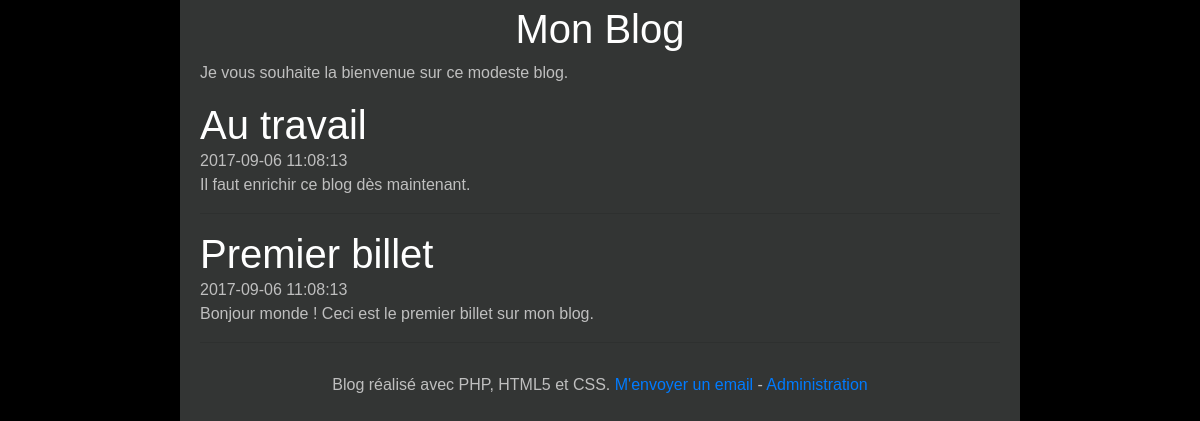
Before: / with the older database file.
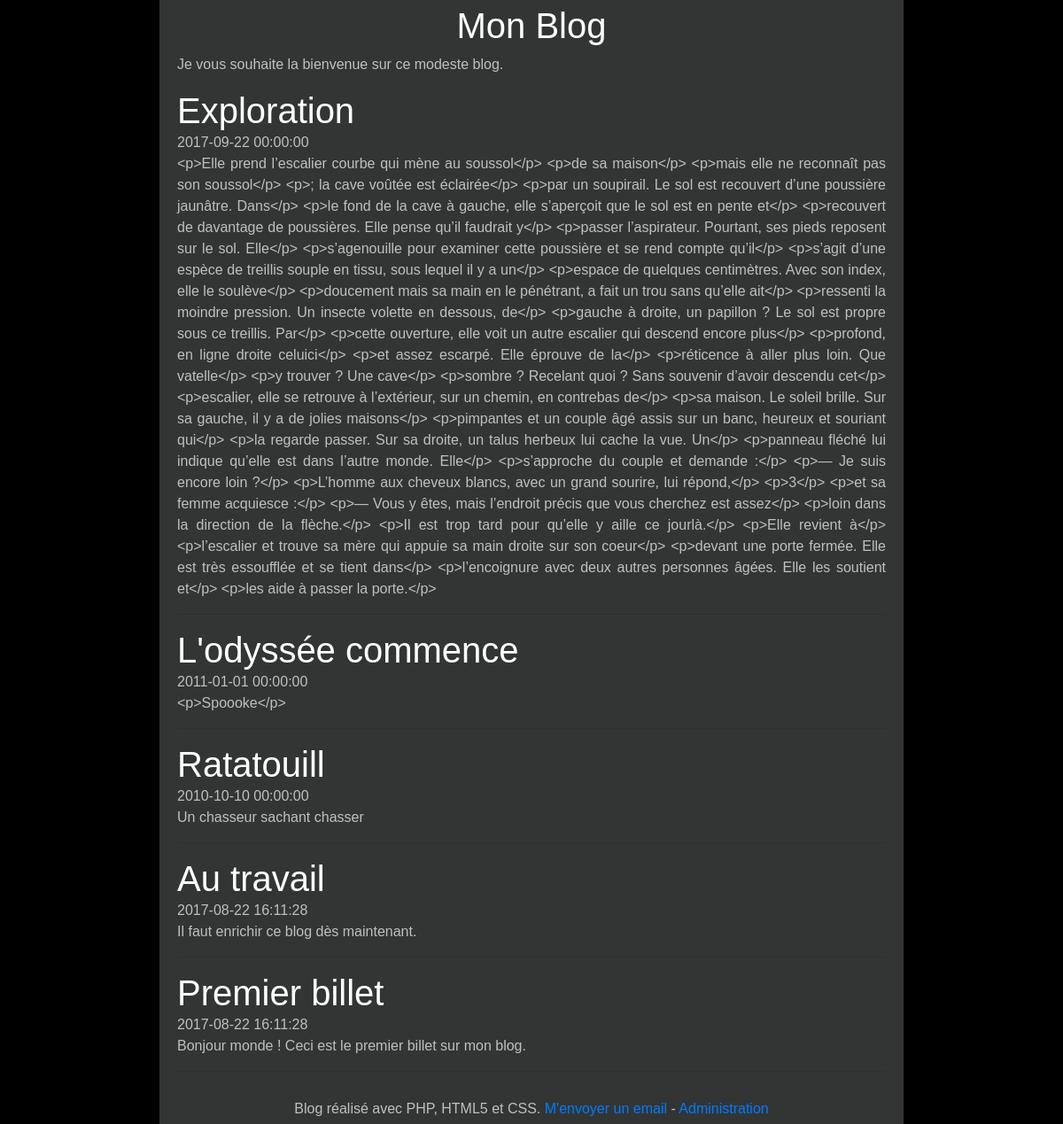
After: the same page with the newer database file.
### tables this page shows
CREATE TABLE `t_billet` (
  `BIL_ID` int(11) NOT NULL,
  `BIL_DATE` datetime NOT NULL,
  `BIL_TITRE` varchar(100) NOT NULL,
  `BIL_CONTENU` text NOT NULL
);

### Controleur/ControleurAccueil.php (called while the page is built, shortened)
<?php
class ControleurAccueil extends Controleur {
    private $billet;
    public function __construct() {
        $this->billet = new Billet();
    }
    public function index() {
        $billets = $this->billet->getBillets();
        $this->genererVue(array('billets' => $billets));
    }
}

### Autoloader.php (called while the page is built, shortened)
<?php
class Autoloader{
    static function autoload($class){
        if (strpos($class, __NAMESPACE__ . '\\') === 0){
            $class = str_replace(__NAMESPACE__ . '\\', '', $class);
            $class = str_replace('\\', '/', $class);
        }
    }
}

### Modele/Billet.php (called while the page is built, shortened)
<?php
class Billet extends Modele
{
    public function getBillets($page = 1)
    {
        $sql = 'select BIL_ID as id, BIL_DATE as date,'
            . ' BIL_TITRE as titre, BIL_CONTENU as contenu from T_BILLET'
            . ' order by BIL_ID desc';
        $billets = $this->executerRequete($sql, array(), self::MAX_PER_PAGE, ($page - 1) * self::MAX_PER_PAGE);
        return $billets;
    }
}

### Framework/Configuration.php (called while the page is built, shortened)
<?php
class Configuration {
    private static $parametres;
    public static function get($nom, $valeurParDefaut = null) {
        if (isset(self::getParametres()[$nom])) {
            $valeur = self::getParametres()[$nom];
        }
        else {
            $valeur = $valeurParDefaut;
        }
        return $valeur;
    }
    private static function getParametres() {
        if (self::$parametres == null) {
            $cheminFichier = "Config/dev.ini";
            if (!file_exists($cheminFichier)) {
                throw new Exception("Aucun fichier de configuration trouvé");
            }
            else {
                self::$parametres = parse_ini_file($cheminFichier);
            }
        }
        return self::$parametres;
    }
}

### Framework/Modele.php (called while the page is built, shortened)
<?php
abstract class Modele
{
    private static $bdd;
    protected function executerRequete($sql, $params = null)
    {
        if ($params == null) {
            $result = self::getBdd()->query($sql);
        }
        return $result;
    }
        private
        static function getBdd()
        {
            if (self::$bdd === null) {
                $dsn = Configuration::get("dsn");
                $login = Configuration::get("login");
                $mdp = Configuration::get("mdp");
                self::$bdd = new \PDO($dsn, $login, $mdp,
                    array(\PDO::ATTR_ERRMODE => \PDO::ERRMODE_EXCEPTION));
            }
            return self::$bdd;
        }
    }

### Framework/Routeur.php (called while the page is built, shortened)
<?php
class Routeur {
    public function routerRequete() {
        try {
            $requete = new Requete(array_merge($_GET, $_POST));
            $controleur = $this->creerControleur($requete);
            $action = $this->creerAction($requete);
            $controleur->executerAction($action);
        }
        catch (\Exception $e) {
            $this->gererErreur($e);
        }
    }
    private function creerControleur(Requete $requete) {
        try {
            $controleur = new $classeControleur();
            $controleur->setRequete($requete);
            return $controleur;
        }
        catch (\Exception $e){
            throw new \Exception("Fichier '$fichierControleur' introuvable");
        }
    }
    private function creerAction(Requete $requete) {
        $action = "index";
        return $action;
    }
}

### index.php (called while the page is built, shortened)
<?php
require_once "Autoloader.php";
$routeur = new Routeur();
$routeur->routerRequete();

### Vue/Accueil/index.php (the view)
<?php $this->titre = "Mon Blog"; ?>
<?php foreach ($billets as $billet):
    ?>
    <article>
        <header>
            <a href="<?= "billet/index/" . $this->nettoyer($billet['id']) ?>">
                <h1 class="titreBillet"><?= $this->nettoyer($billet['titre']) ?></h1>
            </a>
            <time><?= $this->nettoyer($billet['date']) ?></time>
        </header>
        <p><?= $this->nettoyer($billet['contenu']) ?></p>
    </article>
    <hr />
<?php endforeach; ?>
<?php $this->lien = "<a href='email'>M'envoyer un email</a> - <a href='admin'>Administration</a>"; ?>

### Vue/gabarit.php (shortened to what this page needs)
<!doctype html>
<html lang="fr">
    <head>
        <link rel="stylesheet" href="https://maxcdn.bootstrapcdn.com/bootstrap/4.0.0-beta/css/bootstrap.min.css">
        <link rel="stylesheet" href="Contenu/css/style.css" />
    </head>
    <body>
        <div id="global">
            <header>
                <a href=""><h1 id="titreBlog">Mon Blog</h1></a>
                <p>Je vous souhaite la bienvenue sur ce modeste blog.</p>
            </header>
            <div id="contenu">
                <?= $contenu ?>
            </div>
            <footer id="piedBlog">
                Blog réalisé avec PHP, HTML5 et CSS.  <?= $lien ?>
            </footer>
        </div>
    </body>
</html>

### Framework/Controleur.php (shortened to what this page needs)
<?php
abstract class Controleur {
    private $action;
    public function executerAction($action)
    {
        if (method_exists($this, $action)) {
            $this->action = $action;
            $this->{$this->action}();
        }
        else {
            $classeControleur = get_class($this);
            throw new Exception("Action '$action' non définie dans la classe $classeControleur");
        }
    }
    protected function genererVue($donneesVue = array(), $action = null)
    {
        $classeControleur = get_class($this);
        $controleur = str_replace("Blog\\Controleur\\Controleur", "", $classeControleur);
        $vue = new Vue($this->action, $controleur);
        $vue->generer($donneesVue);
    }
}

### Framework/Vue.php (shortened to what this page needs)
<?php
class Vue {
    private $fichier;
    private $titre;
    private $lien;
    public function __construct($action, $controleur = "") {
        $fichier = "Vue/";
        if ($controleur != "") {
            $fichier = $fichier . $controleur . "/";
        }
        $this->fichier = $fichier . $action . ".php";
    }
    public function generer($donnees) {
        $contenu = $this->genererFichier($this->fichier, $donnees);
        $racineWeb = Configuration::get("racineWeb", "/");
        $vue = $this->genererFichier('Vue/gabarit.php',
                array('titre' => $this->titre, 'contenu' => $contenu, 'lien' => $this->lien,
                    'racineWeb' => $racineWeb));
        echo $vue;
    }
    private function genererFichier($fichier, $donnees) {
        if (file_exists($fichier)) {
            extract($donnees);
            require $fichier;
            return ob_get_clean();
        }
        else {
            throw new \Exception("Fichier '$fichier' introuvable");
        }
    }
    private function nettoyer($valeur) {
        return htmlspecialchars($valeur, ENT_QUOTES, 'UTF-8', false);
    }
}

### Contenu/css/style.css (style rules this page uses)
html, body { height: 100%; }
body { color: #bfbfbf; background: black; font-family: 'Futura-Medium', 'Futura', 'Trebuchet MS', sans-serif; }
h1 { color: white; }
.titreBillet { margin-bottom : 0px; }
#global { min-height: 100%; background: #333534; width: 70%; margin: auto; text-align: justify; padding: 5px 20px; }
#contenu { margin-bottom : 30px; }
#titreBlog, #piedBlog { text-align: center; }

Changed rows visible on the page:
added t_billet: BIL_TITRE "Exploration", BIL_DATE "2017-09-22 00:00:00", BIL_CONTENU "<p>Elle prend l’escalier courbe qui mène au soussol</p> <p>de sa maison</p> <p>mais elle ne reconnaît pas son soussol</p> <p>; la cave voûtée est éclairée</p> <p>par un soupirail. Le sol est recouvert d’une poussière jaunâtre. Dans</p> <p>le fond de la cave à gauche, elle s’aperçoit que le sol est en pente et</p> <p>recouvert de davantage de poussières. Elle pense qu’il faudrait y</p> <p>passer l’aspirateur. Pourtant, ses pieds reposent sur le sol. Elle</p> <p>s’agenouille pour examiner cette poussière et se rend compte qu’il</p> <p>s’agit d’une espèce de treillis souple en tissu, sous lequel il y a un</p> <p>espace de quelques centimètres. Avec son index, elle le soulève</p> <p>doucement…"
added t_billet: BIL_TITRE "L'odyssée commence", BIL_DATE "2011-01-01 00:00:00", BIL_CONTENU "<p>Spoooke</p>"
added t_billet: BIL_TITRE "Ratatouill", BIL_DATE "2010-10-10 00:00:00", BIL_CONTENU "Un chasseur sachant chasser"
changed t_billet "Au travail": BIL_DATE "2017-09-06 11:08:13" → "2017-08-22 16:11:28"
changed t_billet "Premier billet": BIL_DATE "2017-09-06 11:08:13" → "2017-08-22 16:11:28"
